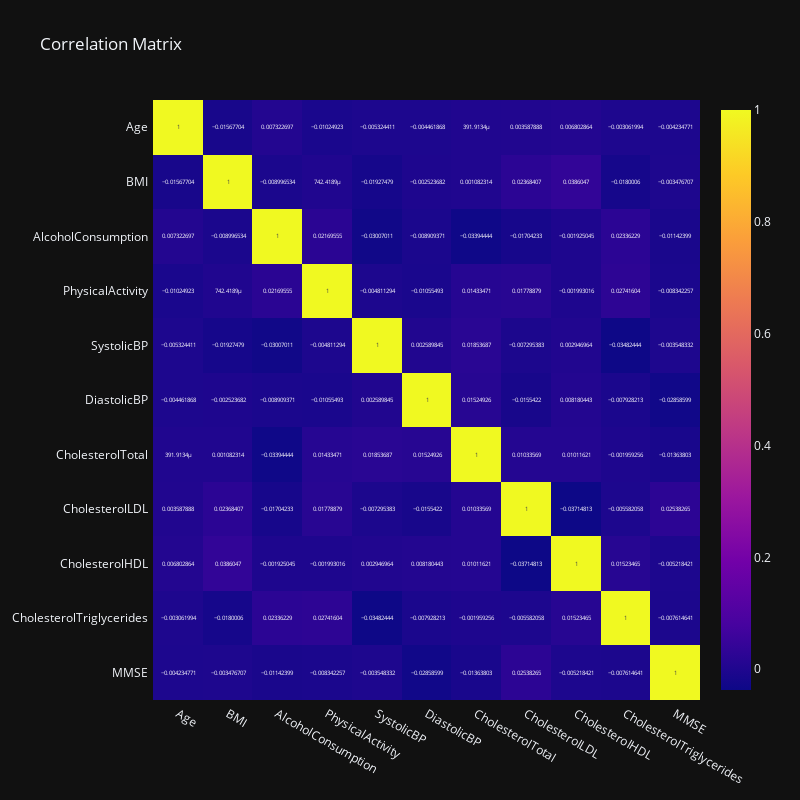

Notebook code cell kept with this figure:
### Markdown cell above
>**Interpretation**: No definate Pattern Can be observed between Age, BMI, AlcoholConsumption

### Code cell
# What is the correlation matrix for the dataset?
corr_matrix = data[num_columns].corr()
fig = px.imshow(corr_matrix, text_auto=True, title='Correlation Matrix', template="plotly_dark",aspect='auto')
fig.update_layout(
    autosize=False,
    width=800,
    height=800,
    margin=dict(l=100, r=100, b=100, t=100, pad=4)
)
fig.show()

### Figure 1 — Plotly figure (JSON) as saved in the notebook; plotly's stock layout.template omitted (floating-point values rounded to 4 significant figures)
{"data": [{"coloraxis": "coloraxis", "hovertemplate": "x: %{x}<br>y: %{y}<br>color: %{z}<extra></extra>", "name": "0", "texttemplate": "%{z}", "type": "heatmap", "x": ["Age", "BMI", "AlcoholConsumption", "PhysicalActivity", "SystolicBP", "DiastolicBP", "CholesterolTotal", "CholesterolLDL", "CholesterolHDL", "CholesterolTriglycerides", "MMSE"], "xaxis": "x", "y": ["Age", "BMI", "AlcoholConsumption", "PhysicalActivity", "SystolicBP", "DiastolicBP", "CholesterolTotal", "CholesterolLDL", "CholesterolHDL", "CholesterolTriglycerides", "MMSE"], "yaxis": "y", "z": [[1, -0.01568, 0.007323, -0.01025, -0.005324, -0.004462, 0.0003919, 0.003588, 0.006803, -0.003062, -0.004235], [-0.01568, 1, -0.008997, 0.0007424, -0.01927, -0.002524, 0.001082, 0.02368, 0.0386, -0.018, -0.003477], [0.007323, -0.008997, 1, 0.0217, -0.03007, -0.008909, -0.03394, -0.01704, -0.001925, 0.02336, -0.01142], [-0.01025, 0.0007424, 0.0217, 1, -0.004811, -0.01055, 0.01433, 0.01779, -0.001993, 0.02742, -0.008342], [-0.005324, -0.01927, -0.03007, -0.004811, 1, 0.00259, 0.01854, -0.007295, 0.002947, -0.03482, -0.003548], [-0.004462, -0.002524, -0.008909, -0.01055, 0.00259, 1, 0.01525, -0.01554, 0.00818, -0.007928, -0.02859], [0.0003919, 0.001082, -0.03394, 0.01433, 0.01854, 0.01525, 1, 0.01034, 0.01012, -0.001959, -0.01364], [0.003588, 0.02368, -0.01704, 0.01779, -0.007295, -0.01554, 0.01034, 1, -0.03715, -0.005582, 0.02538], [0.006803, 0.0386, -0.001925, -0.001993, 0.002947, 0.00818, 0.01012, -0.03715, 1, 0.01523, -0.005218], [-0.003062, -0.018, 0.02336, 0.02742, -0.03482, -0.007928, -0.001959, -0.005582, 0.01523, 1, -0.007615], [-0.004235, -0.003477, -0.01142, -0.008342, -0.003548, -0.02859, -0.01364, 0.02538, -0.005218, -0.007615, 1]]}], "layout": {"autosize": false, "coloraxis": {"colorscale": [[0, "#0d0887"], [0.1111, "#46039f"], [0.2222, "#7201a8"], [0.3333, "#9c179e"], [0.4444, "#bd3786"], [0.5556, "#d8576b"], [0.6667, "#ed7953"], [0.7778, "#fb9f3a"], [0.8889, "#fdca26"], [1, "#f0f921"]]}, "height": 800, "margin": {"b": 100, "l": 100, "pad": 4, "r": 100, "t": 100}, "title": {"text": "Correlation Matrix"}, "width": 800, "xaxis": {"anchor": "y", "domain": [0, 1]}, "yaxis": {"anchor": "x", "autorange": "reversed", "domain": [0, 1]}}}
